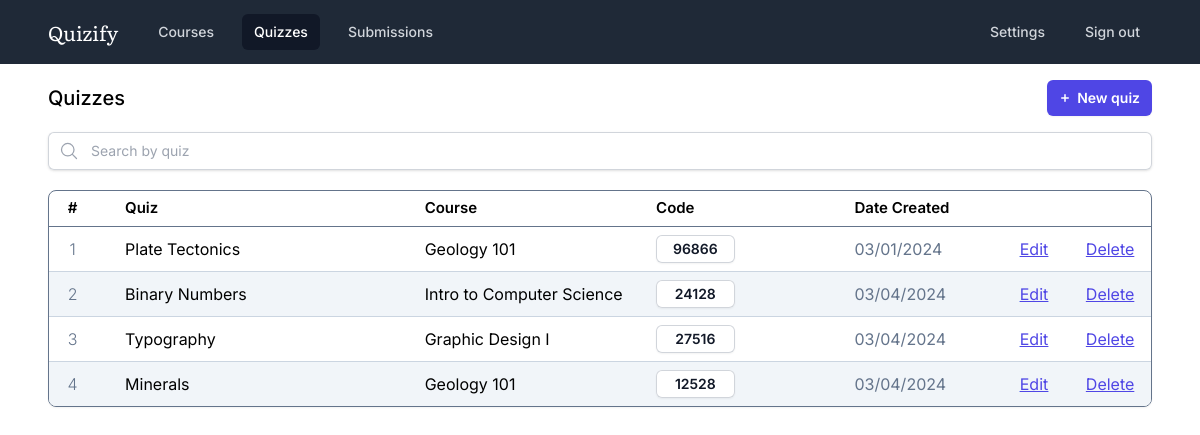
Screenshot of /quizzes/index.php (signed in) with the database file from the repository.
### tables this page shows
CREATE TABLE `quizzes` (
  `id` int(11) NOT NULL,
  `name` varchar(255) NOT NULL,
  `code` varchar(5) NOT NULL,
  `course_id` int(11) NOT NULL,
  `created_at` timestamp NOT NULL DEFAULT current_timestamp()
);

CREATE TABLE `courses` (
  `id` int(11) NOT NULL,
  `name` varchar(255) NOT NULL,
  `tutor_id` int(11) NOT NULL,
  `created_at` timestamp NOT NULL DEFAULT current_timestamp()
);

### quizzes/index.php (the view, shortened to what this page needs)
<?php
$dbh = connect_to_database();
$sql = <<<EOD
SELECT Q.id, C.name as course_name, Q.name as quiz_name, Q.created_at as created_at, Q.code as code
FROM courses C, quizzes Q
WHERE c.id = Q.course_id AND C.tutor_id = {$_SESSION["tutor_id"]};
EOD;
$stmt = $dbh->prepare($sql);
$stmt->execute();
$rows = $stmt->fetchAll();
?>
<!doctype html>
<html lang="en" class="overscroll-none">
<head>
  <script src="https://cdn.tailwindcss.com"></script>
</head>
<body class="min-h-screen font-['Inter']">
  <nav class="bg-gray-800 px-4">
    <div class="mx-auto max-w-7xl px-2 sm:px-6 lg:px-8">
      <div class="relative flex h-16 items-center justify-between">
        <div class="flex flex-1 items-center justify-center sm:items-stretch sm:justify-start">
          <div class="flex flex-shrink-0 items-center">
            <h1 class="text-white font-['Literata'] text-xl mr-1">Quizify</h1>
          </div>
          <div class="hidden sm:ml-6 sm:block">
            <div class="flex space-x-4">
              <a href="../courses/index.php" class="text-gray-300 hover:bg-gray-700 hover:text-white rounded-md px-3 py-2 text-sm font-medium">Courses</a>
              <a href="." class="bg-gray-900 text-white rounded-md px-3 py-2 text-sm font-medium" aria-current="page">Quizzes</a>
              <a href="../submissions/index.php" class="text-gray-300 hover:bg-gray-700 hover:text-white rounded-md px-3 py-2 text-sm font-medium">Submissions</a>
            </div>
          </div>
        </div>
        <div class="inset-y-0 flex items-center pr-2 sm:static sm:inset-auto sm:ml-6 sm:pr-0">
          <div class="relative ml-3">
            <div class="flex space-x-4">
              <a href="../settings/index.php" class="text-gray-300 hover:bg-gray-700 hover:text-white rounded-md px-3 py-2 text-sm font-medium">Settings</a>
              <a href="../index.php" class="text-gray-300 hover:bg-gray-700 hover:text-white rounded-md px-3 py-2 text-sm font-medium">Sign out</a>
            </div>
          </div>
        </div>
      </div>
    </div>
  </nav>
  <div class="mx-auto max-w-7xl bg-white min-h-screen px-12 pt-4">
    <div class="flex mb-4 items-center">
      <h1 class="grow text-xl font-medium">Quizzes</h1>
      <button id="show-dialog" class="flex items-center rounded-md bg-indigo-600 px-3 pl-2 py-2 text-sm font-semibold text-white shadow-sm hover:bg-indigo-500 focus-visible:outline focus-visible:outline-2 focus-visible:outline-offset-2 focus-visible:outline-indigo-600">
        <svg xmlns="http://www.w3.org/2000/svg" viewBox="0 0 20 20" fill="currentColor" aria-hidden="true" class="h-5 w-5 mr-0.5">
          <path d="M10.75 6.75a.75.75 0 00-1.5 0v2.5h-2.5a.75.75 0 000 1.5h2.5v2.5a.75.75 0 001.5 0v-2.5h2.5a.75.75 0 000-1.5h-2.5v-2.5z"></path>
        </svg>
        <div>
          New quiz
        </div>
      </button>
    </div>
    <div class="flex items-center mb-5 w-full shadow rounded-md">
      <div class="pl-2.5 pr-1 block w-fit rounded-l-md border-l border-y py-2 text-gray-900 bg-white border-gray-300 placeholder:text-gray-400 focus:ring-2 focus:ring-inset focus:ring-indigo-600 sm:text-sm sm:leading-6">
        <svg xmlns="http://www.w3.org/2000/svg" fill="none" viewBox="0 0 24 24" stroke-width="1.5" stroke="currentColor" class="w-5 h-5 text-gray-400">
          <path stroke-linecap="round" stroke-linejoin="round" d="m21 21-5.197-5.197m0 0A7.5 7.5 0 1 0 5.196 5.196a7.5 7.5 0 0 0 10.607 10.607Z" />
        </svg>
      </div>
      <input type="text" id="search-input" placeholder="Search by quiz" class="px-2 block w-full rounded-r-md border-y border-r py-1.5 text-gray-900 border-gray-300 placeholder:text-gray-400 sm:text-sm sm:leading-6 outline-none">
    </div>
    <div class="w-full h-fit border border-slate-500 shadow-sm rounded-lg mb-10 overflow-hidden">
      <table class="w-full">
        <thead class="border-b border-slate-500 h-[35px] text-[15px]">
          <th class="font-semibold w-[4%] pl-1">#</th>
          <th class="font-semibold text-left w-[30%] pl-8">Quiz</th>
          <th class="font-semibold text-left w-[21%]">Course</th>
          <th class="font-semibold text-left w-[18%]">Code</th>
          <th class="font-semibold text-left w-[15%]">Date Created</th>
          <th class="font-semibold w-[6%]"></th>
          <th class="font-semibold w-[6%]"></th>
        </thead>
        <tbody class="divide-y divide-slate-300">
          <?php foreach ($rows as $index => $row) : ?>
            <tr class="quiz h-[45px] <?= ($index % 2 == 1) ? "bg-slate-100" : ""; ?>" value="<?= $row["quiz_name"] ?>">
              <td class="index text-center font-light text-slate-500 pl-1"><?= $index + 1 ?></td>
              <td class="pl-8"><?= $row["quiz_name"] ?></td>
              <td><?= $row["course_name"] ?></td>
              <td class="">
                <span>
                  <button type="button" onclick="copyTextToClipboard(<?= $row['code'] ?>, this)" class="rounded-md bg-white px-4 py-1 text-sm w-2/5 font-semibold text-gray-900 shadow-sm ring-1 ring-inset ring-gray-300 hover:bg-gray-50"><?= $row["code"] ?></button>
                </span>
              </td>
              <td class="text-slate-500">
                <?= (new DateTime($row["created_at"]))->format('m/d/Y') ?>
              </td>
              <td class="text-blue-500 underline">
                <a href="./edit.php?quiz_id=<?= $row["id"] ?>" class="text-indigo-600 underline hover:text-indigo-500">
                  Edit
                </a>
              </td>
              <td>
                <a href="#" class="text-indigo-600 underline hover:text-indigo-500">Delete</a>
              </td>
            </tr>
          <?php endforeach; ?>
        </tbody>
      </table>
    </div>
</body>
</html>

### rows the page displays
quizzes: name "Plate Tectonics", course.name "Geology 101", code "96866", created_at "03/01/2024"
quizzes: name "Binary Numbers", course.name "Intro to Computer Science", code "24128", created_at "03/04/2024"
quizzes: name "Typography", course.name "Graphic Design I", code "27516", created_at "03/04/2024"
quizzes: name "Minerals", course.name "Geology 101", code "12528", created_at "03/04/2024"
